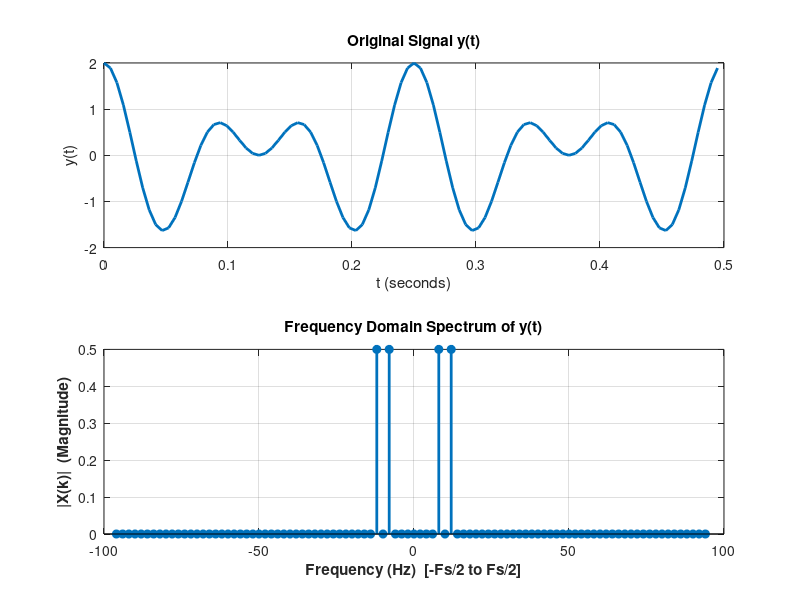

Source code (MATLAB):
clc; close all; clear all
% clc       → Clears the command window
% close all → Closes all open figure windows
% clear all → Clears all variables from workspace
% These three ensure you start with a clean environment


%% --- Signal Definition Section ---
Fs = 192;        % Sampling frequency (192 samples per second)
f = 8;           % Frequency of the first cosine signal (8 Hz)
N = 96;          % Total number of samples (we will take 96 samples)
n = 0:N-1;       % Sample index vector: 0, 1, 2, ..., 95

T = 1/Fs;        % Sampling period (time between two samples)
% T = 1/192 ≈ 0.005208 seconds

t = n*T;         % Time vector for each sample (t = n/Fs)
% This gives time values from 0 to (N-1)/Fs = 0.5 seconds total duration


%% --- Signal Generation ---
m = cos(2*pi*8*t);     % First cosine wave: frequency = 8 Hz, amplitude = 1
c = cos(2*pi*12*t);    % Second cosine wave: frequency = 12 Hz, amplitude = 1

y = m + c;              % Sum of the two cosine signals
% The resulting signal y(t) contains frequency components at 8 Hz and 12 Hz


%% --- Frequency Domain Analysis (FFT Section) ---
Xk = fft(y)/N;          % Compute Fast Fourier Transform and normalize by N
% fft(y) computes the discrete Fourier transform of y
% Division by N normalizes the amplitude (since MATLAB's fft output is scaled by N)
% Without dividing, your amplitude would be N times larger than actual

Y = abs(Xk);            % Magnitude of FFT (convert complex numbers to absolute values)
% Since FFT gives complex values, abs() gives amplitude of each frequency

X = fftshift(Y);        % Shift zero frequency component to the center
% By default, MATLAB's fft output has 0 Hz at the beginning
% fftshift() rearranges the data so that negative frequencies are on the left
% and positive frequencies are on the right — giving a centered spectrum


%% --- Frequency Axis Creation ---
fx = -Fs/2 : Fs/length(X) : Fs/2 - (Fs/length(X));
% Creates the frequency vector (x-axis for FFT plot)
% Range: -Fs/2 to +Fs/2  → from -96 Hz to +96 Hz
% Step size = Fs/length(X), ensures one frequency value per FFT point


%% --- Plotting the Results ---
subplot(211)                 % Divide window into 2 rows, 1 column → activate top plot
plot(t, y, 'linewidth', 2);  % Plot time-domain signal
xlabel('t (seconds)')        % Label x-axis as time
ylabel('y(t)')               % Label y-axis as signal amplitude
title('Original Signal y(t)')% Title of first plot
grid on                      % Show grid for better readability

subplot(212)                 % Activate bottom subplot (2nd plot)
stem(fx, X, 'filled', 'linewidth', 2); % Plot magnitude spectrum using stem (discrete plot)
xlabel('Frequency (Hz)  [-Fs/2 to Fs/2]', 'fontweight', 'bold');
ylabel('|X(k)|  (Magnitude)', 'fontweight', 'bold');
title('Frequency Domain Spectrum of y(t)');
grid on                      % Add grid for clarity

% --- INTERPRETATION ---
% The top plot shows the signal y(t) in the time domain (sum of 8 Hz and 12 Hz waves)
% The bottom plot shows the frequency spectrum (FFT)
% You should see two spikes (peaks) in the spectrum at ±8 Hz and ±12 Hz
% These peaks represent the two cosine frequencies present in the signal
